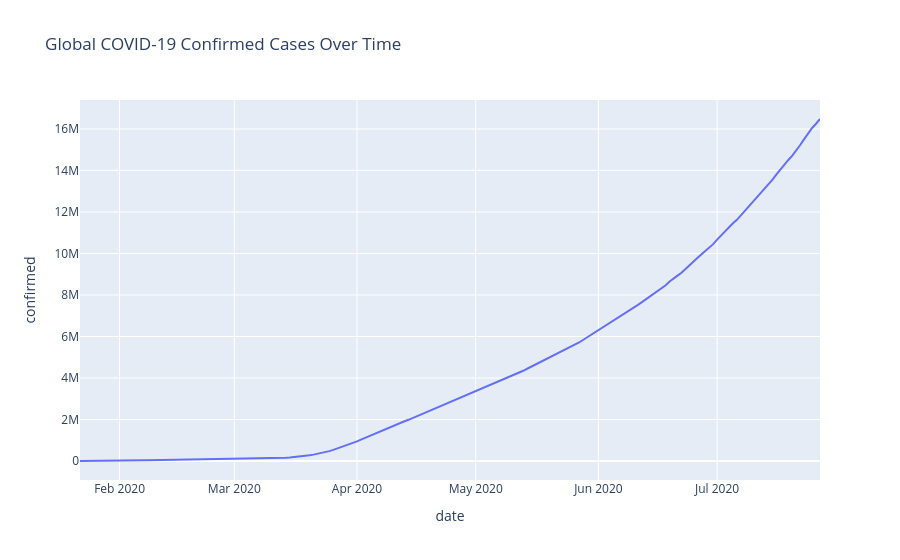

Notebook cell for this chart:
### Code cell
# ================================
# Step 12: Confirmed Cases Trend
# ================================

fig = px.line(
    daily_df,
    x='date',
    y='confirmed',
    title="Global COVID-19 Confirmed Cases Over Time"
)

fig.show()

### Figure 1 — Plotly figure (JSON) as saved in the notebook; plotly's stock layout.template omitted (floating-point values rounded to 4 significant figures; data arrays with more than 128 entries replaced by an {"elided": "..."} marker saying what was removed)
{"data": [{"hovertemplate": "date=%{x}<br>confirmed=%{y}<extra></extra>", "legendgroup": "", "line": {"color": "#636efa", "dash": "solid"}, "marker": {"symbol": "circle"}, "mode": "lines", "name": "", "orientation": "v", "showlegend": false, "type": "scatter", "x": {"elided": "188 str values"}, "xaxis": "x", "y": {"elided": "188 int values"}, "yaxis": "y"}], "layout": {"legend": {"tracegroupgap": 0}, "title": {"text": "Global COVID-19 Confirmed Cases Over Time"}, "xaxis": {"anchor": "y", "domain": [0, 1], "title": {"text": "date"}}, "yaxis": {"anchor": "x", "domain": [0, 1], "title": {"text": "confirmed"}}}}
